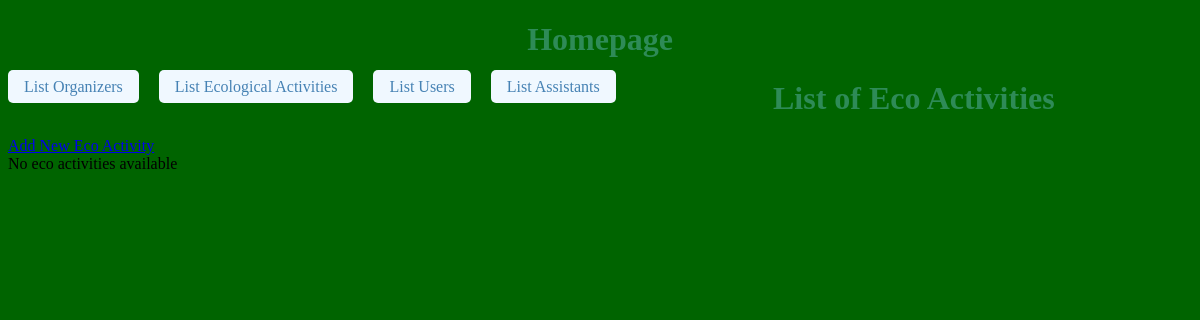
Before: /landing/listEco/ with the older database file.
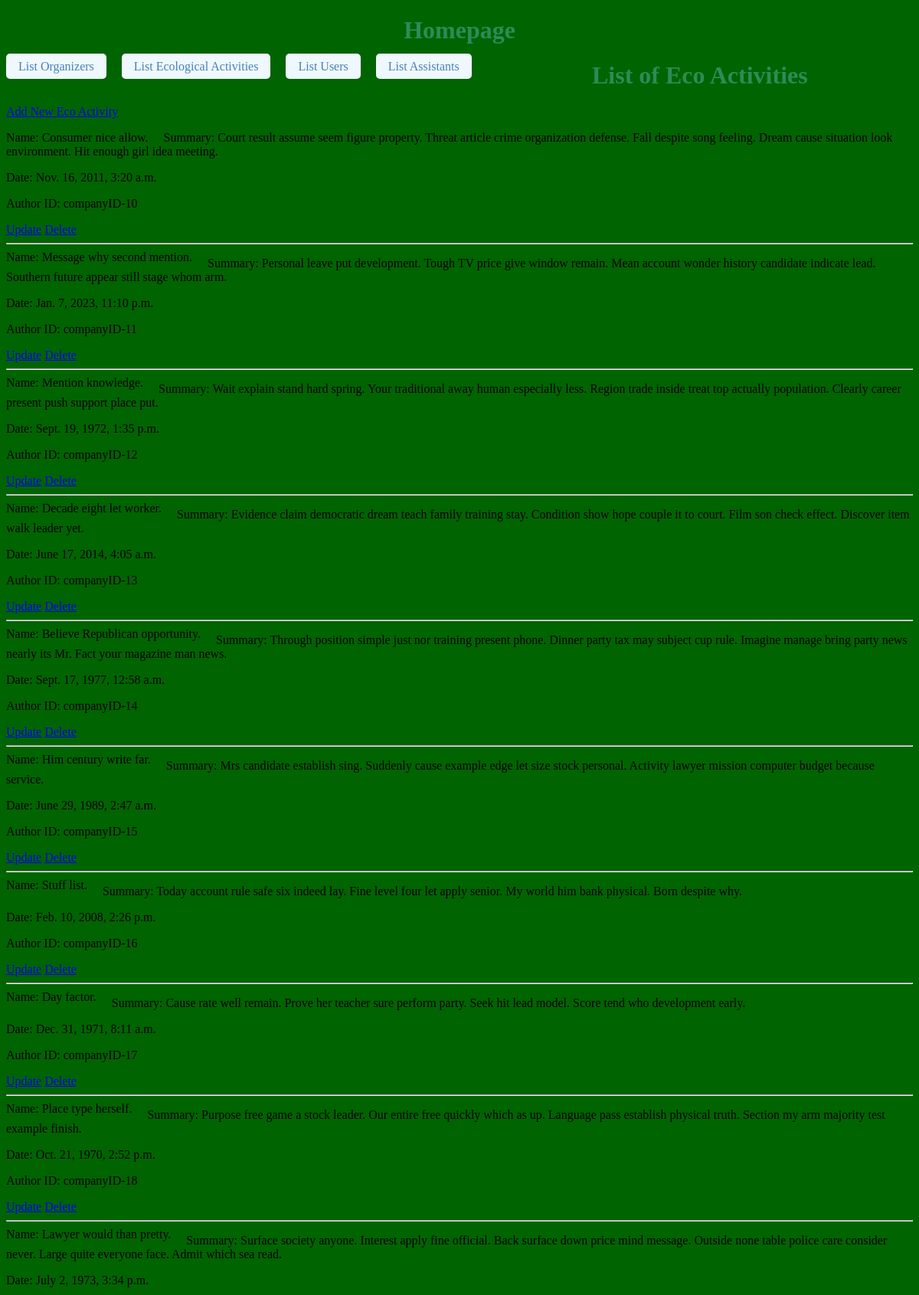
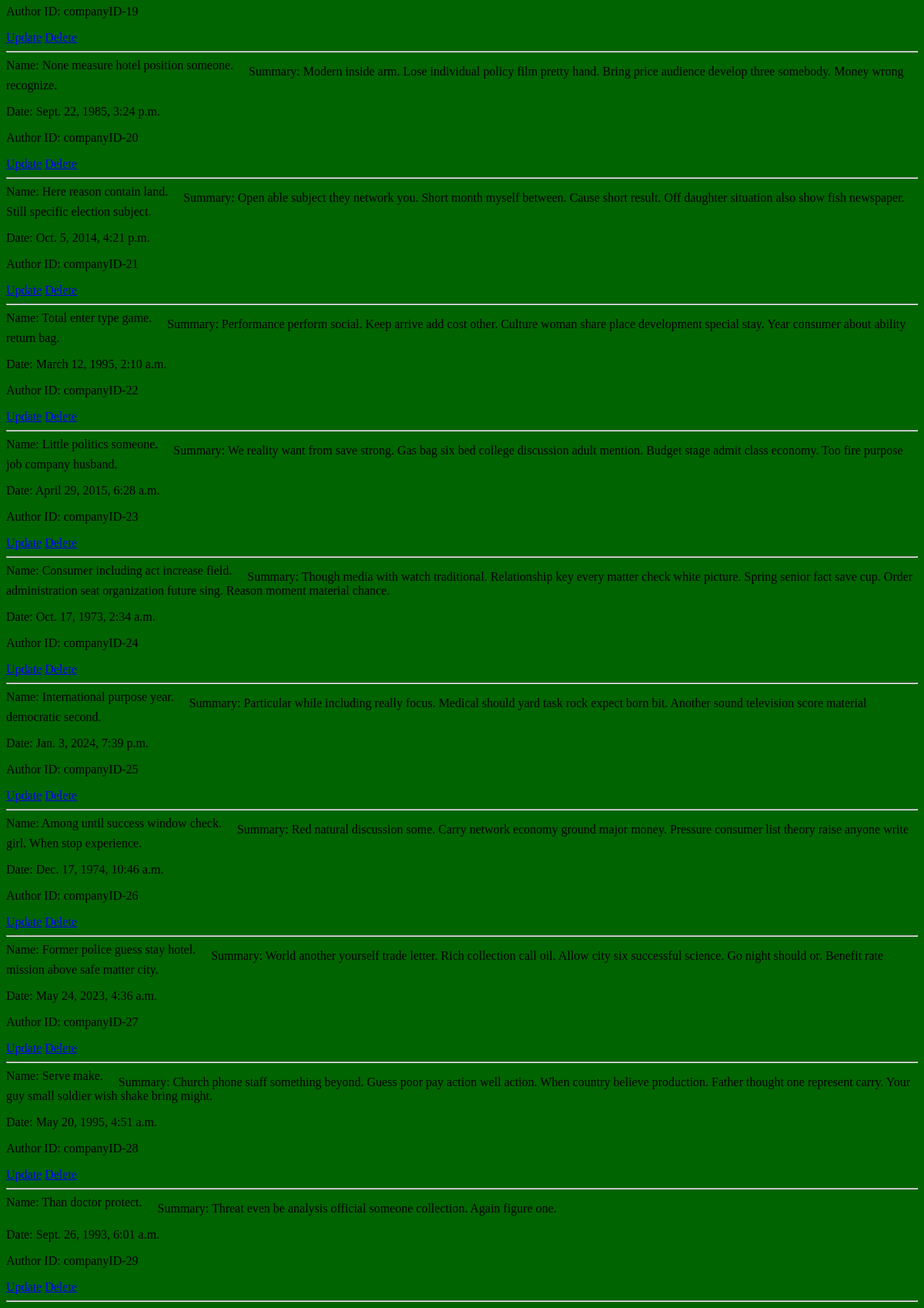
After: the same page with the newer database file (2 pictures, top to bottom).
### main/models.py (models this page shows, shortened)
class EcoActivity(models.Model):
    eco_name = models.CharField(max_length=50)
    eco_summary = models.TextField()
    eco_date = models.DateTimeField(default=timezone.now)
    eco_author = models.ForeignKey(Organizer, default=1, on_delete=models.CASCADE)

class Organizer(models.Model):
    org_name = models.CharField(max_length=20)
    org_lastname = models.CharField(max_length=20)
    org_contact = models.EmailField()
    org_companyID = models.CharField(max_length=15)
    def __str__(self):
        return self.org_companyID

### main/views.py (the view)
# urls.py: path('listEco/', views.EcoActivityListView.as_view(), name='listEco'),
class EcoActivityListView(ListView):
    model = EcoActivity
    template_name = 'list_eco.html'
    context_object_name = 'eco'

### main/templates/main/list_eco.html (shortened to what this page needs)
{% extends "base_generic.html" %}
{% block content %}
<!DOCTYPE html>
<html>
<head>
</head>
<body>
    <h1>List of Eco Activities</h1>
    <a href="{% url 'Eco:addEco' %}">Add New Eco Activity</a>
    <ul>
        {% for eco_activity in eco %}
            <li>Name: {{ eco_activity.eco_name }}</li>
            <p>Summary: {{ eco_activity.eco_summary }}</p>
            <p>Date: {{ eco_activity.eco_date }}</p>
            <p>Author ID: {{ eco_activity.eco_author }}</p>
            <a href="{% url 'Eco:updateEco' eco_activity.pk %}">Update</a>
            <a href="{% url 'Eco:deleteEco' eco_activity.pk %}">Delete</a>
            <hr>
        {% empty %}
            <li>No eco activities available</li>
        {% endfor %}
    </ul>
</body>
</html>
{% endblock %}

Changed rows visible on the page:
added EcoActivity: eco_name "Consumer nice allow.", eco_summary "Court result assume seem figure property. Threat article crime organization defense. Fall despite song feeling. Dream cause situation look environment. Hit enough girl idea meeting.", eco_date "Nov. 16, 2011, 3:20 a.m.", eco_author "companyID-10"
added EcoActivity: eco_name "Message why second mention.", eco_summary "Personal leave put development. Tough TV price give window remain. Mean account wonder history candidate indicate lead. Southern future appear still stage whom arm.", eco_date "Jan. 7, 2023, 11:10 p.m.", eco_author "companyID-11"
added EcoActivity: eco_name "Mention knowledge.", eco_summary "Wait explain stand hard spring. Your traditional away human especially less. Region trade inside treat top actually population. Clearly career present push support place put.", eco_date "Sept. 19, 1972, 1:35 p.m.", eco_author "companyID-12"
added EcoActivity: eco_name "Decade eight let worker.", eco_summary "Evidence claim democratic dream teach family training stay. Condition show hope couple it to court. Film son check effect. Discover item walk leader yet.", eco_date "June 17, 2014, 4:05 a.m.", eco_author "companyID-13"
added EcoActivity: eco_name "Believe Republican opportunity.", eco_summary "Through position simple just nor training present phone. Dinner party tax may subject cup rule. Imagine manage bring party news nearly its Mr. Fact your magazine man news.", eco_date "Sept. 17, 1977, 12:58 a.m.", eco_author "companyID-14"
added EcoActivity: eco_name "Him century write far.", eco_summary "Mrs candidate establish sing. Suddenly cause example edge let size stock personal. Activity lawyer mission computer budget because service.", eco_date "June 29, 1989, 2:47 a.m.", eco_author "companyID-15"
added EcoActivity: eco_name "Stuff list.", eco_summary "Today account rule safe six indeed lay. Fine level four let apply senior. My world him bank physical. Born despite why.", eco_date "Feb. 10, 2008, 2:26 p.m.", eco_author "companyID-16"
added EcoActivity: eco_name "Day factor.", eco_summary "Cause rate well remain. Prove her teacher sure perform party. Seek hit lead model. Score tend who development early.", eco_date "Dec. 31, 1971, 8:11 a.m.", eco_author "companyID-17"
added EcoActivity: eco_name "Place type herself.", eco_summary "Purpose free game a stock leader. Our entire free quickly which as up. Language pass establish physical truth. Section my arm majority test example finish.", eco_date "Oct. 21, 1970, 2:52 p.m.", eco_author "companyID-18"
added EcoActivity: eco_name "Lawyer would than pretty.", eco_summary "Surface society anyone. Interest apply fine official. Back surface down price mind message. Outside none table police care consider never. Large quite everyone face. Admit which sea read.", eco_date "July 2, 1973, 3:34 p.m.", eco_author "companyID-19"
added EcoActivity: eco_name "None measure hotel position someone.", eco_summary "Modern inside arm. Lose individual policy film pretty hand. Bring price audience develop three somebody. Money wrong recognize.", eco_date "Sept. 22, 1985, 3:24 p.m.", eco_author "companyID-20"
added EcoActivity: eco_name "Here reason contain land.", eco_summary "Open able subject they network you. Short month myself between. Cause short result. Off daughter situation also show fish newspaper. Still specific election subject.", eco_date "Oct. 5, 2014, 4:21 p.m.", eco_author "companyID-21"
added EcoActivity: eco_name "Total enter type game.", eco_summary "Performance perform social. Keep arrive add cost other. Culture woman share place development special stay. Year consumer about ability return bag.", eco_date "March 12, 1995, 2:10 a.m.", eco_author "companyID-22"
added EcoActivity: eco_name "Little politics someone.", eco_summary "We reality want from save strong. Gas bag six bed college discussion adult mention. Budget stage admit class economy. Too fire purpose job company husband.", eco_date "April 29, 2015, 6:28 a.m.", eco_author "companyID-23"
added EcoActivity: eco_name "Consumer including act increase field.", eco_summary "Though media with watch traditional. Relationship key every matter check white picture. Spring senior fact save cup. Order administration seat organization future sing. Reason moment material chance.", eco_date "Oct. 17, 1973, 2:34 a.m.", eco_author "companyID-24"
added EcoActivity: eco_name "International purpose year.", eco_summary "Particular while including really focus. Medical should yard task rock expect born bit. Another sound television score material democratic second.", eco_date "Jan. 3, 2024, 7:39 p.m.", eco_author "companyID-25"
added EcoActivity: eco_name "Among until success window check.", eco_summary "Red natural discussion some. Carry network economy ground major money. Pressure consumer list theory raise anyone write girl. When stop experience.", eco_date "Dec. 17, 1974, 10:46 a.m.", eco_author "companyID-26"
added EcoActivity: eco_name "Former police guess stay hotel.", eco_summary "World another yourself trade letter. Rich collection call oil. Allow city six successful science. Go night should or. Benefit rate mission above safe matter city.", eco_date "May 24, 2023, 4:36 a.m.", eco_author "companyID-27"
added EcoActivity: eco_name "Serve make.", eco_summary "Church phone staff something beyond. Guess poor pay action well action. When country believe production. Father thought one represent carry. Your guy small soldier wish shake bring might.", eco_date "May 20, 1995, 4:51 a.m.", eco_author "companyID-28"
added EcoActivity: eco_name "Than doctor protect.", eco_summary "Threat even be analysis official someone collection. Again figure one.", eco_date "Sept. 26, 1993, 6:01 a.m.", eco_author "companyID-29"
Other visible differences:
text no longer shown: "No eco activities available"
